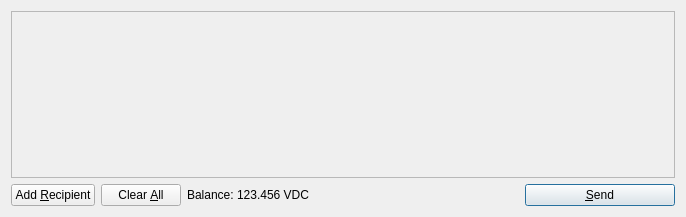
<?xml version="1.0" encoding="UTF-8"?>
<ui version="4.0">
 <class>SendCoinsDialog</class>
 <widget class="QDialog" name="SendCoinsDialog">
  <property name="geometry">
   <rect>
    <x>0</x>
    <y>0</y>
    <width>686</width>
    <height>217</height>
   </rect>
  </property>
  <property name="windowTitle">
   <string>Send Coins</string>
  </property>
  <layout class="QVBoxLayout" name="verticalLayout">
   <item>
    <widget class="QScrollArea" name="scrollArea">
     <property name="widgetResizable">
      <bool>true</bool>
     </property>
     <widget class="QWidget" name="scrollAreaWidgetContents">
      <property name="geometry">
       <rect>
        <x>0</x>
        <y>0</y>
        <width>666</width>
        <height>165</height>
       </rect>
      </property>
      <layout class="QVBoxLayout" name="verticalLayout_2">
       <property name="margin">
        <number>0</number>
       </property>
       <item>
        <layout class="QVBoxLayout" name="entries">
         <property name="spacing">
          <number>6</number>
         </property>
        </layout>
       </item>
       <item>
        <spacer name="verticalSpacer">
         <property name="orientation">
          <enum>Qt::Vertical</enum>
         </property>
         <property name="sizeHint" stdset="0">
          <size>
           <width>20</width>
           <height>40</height>
          </size>
         </property>
        </spacer>
       </item>
      </layout>
     </widget>
    </widget>
   </item>
   <item>
    <layout class="QHBoxLayout" name="horizontalLayout">
     <item>
      <widget class="QPushButton" name="addButton">
       <property name="toolTip">
        <string>Send to multiple recipients at once</string>
       </property>
       <property name="text">
        <string>Add &amp;Recipient</string>
       </property>
       <property name="icon">
        <iconset resource="../bitcoin.qrc">
         <normaloff>:/icons/add</normaloff>:/icons/add</iconset>
       </property>
      </widget>
     </item>
     <item>
      <widget class="QPushButton" name="clearButton">
       <property name="sizePolicy">
        <sizepolicy hsizetype="Minimum" vsizetype="Fixed">
         <horstretch>0</horstretch>
         <verstretch>0</verstretch>
        </sizepolicy>
       </property>
       <property name="toolTip">
        <string>Remove all transaction fields</string>
       </property>
       <property name="text">
        <string>Clear &amp;All</string>
       </property>
       <property name="icon">
        <iconset resource="../bitcoin.qrc">
         <normaloff>:/icons/remove</normaloff>:/icons/remove</iconset>
       </property>
       <property name="autoRepeatDelay">
        <number>300</number>
       </property>
      </widget>
     </item>
     <item>
      <layout class="QHBoxLayout" name="horizontalLayout_2">
       <property name="spacing">
        <number>3</number>
       </property>
       <item>
        <widget class="QLabel" name="label">
         <property name="text">
          <string>Balance:</string>
         </property>
        </widget>
       </item>
       <item>
        <widget class="QLabel" name="labelBalance">
         <property name="text">
          <string>123.456 VDC</string>
         </property>
         <property name="textInteractionFlags">
          <set>Qt::LinksAccessibleByMouse|Qt::TextSelectableByKeyboard|Qt::TextSelectableByMouse</set>
         </property>
        </widget>
       </item>
      </layout>
     </item>
     <item>
      <spacer name="horizontalSpacer">
       <property name="orientation">
        <enum>Qt::Horizontal</enum>
       </property>
       <property name="sizeHint" stdset="0">
        <size>
         <width>40</width>
         <height>20</height>
        </size>
       </property>
      </spacer>
     </item>
     <item>
      <widget class="QPushButton" name="sendButton">
       <property name="minimumSize">
        <size>
         <width>150</width>
         <height>0</height>
        </size>
       </property>
       <property name="toolTip">
        <string>Confirm the send action</string>
       </property>
       <property name="text">
        <string>&amp;Send</string>
       </property>
       <property name="icon">
        <iconset resource="../bitcoin.qrc">
         <normaloff>:/icons/send</normaloff>:/icons/send</iconset>
       </property>
       <property name="default">
        <bool>true</bool>
       </property>
      </widget>
     </item>
    </layout>
   </item>
  </layout>
 </widget>
 <resources>
  <include location="../bitcoin.qrc"/>
 </resources>
 <connections/>
</ui>
